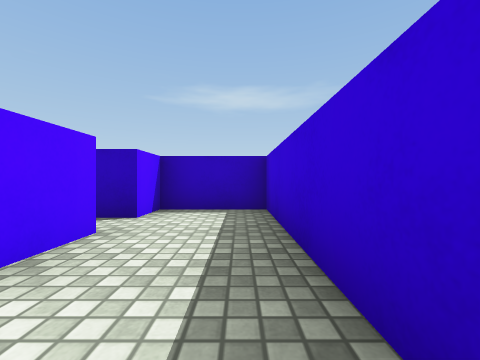
View 1 (above)

14 first-person views from a walk through a Unity game level. The camera is 0.55 m above the floor, looks level and sees 90° across. The floor is counted in squares, 1 m on a side. Each view is taken from the middle of a square. On the plan, view 1 faces up. The plan holds only what a view shows up to about 9 squares ahead; the rest is blank. The player character is not drawn. Surface patterns are stand-ins for the level's own textures.

View 2
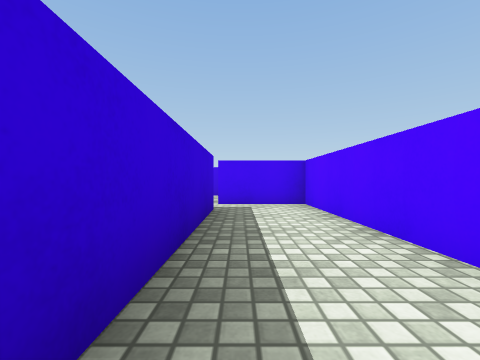

View 3
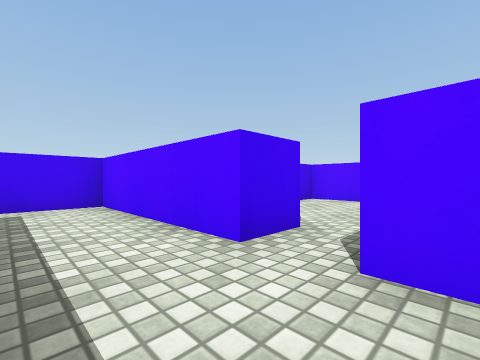

View 4
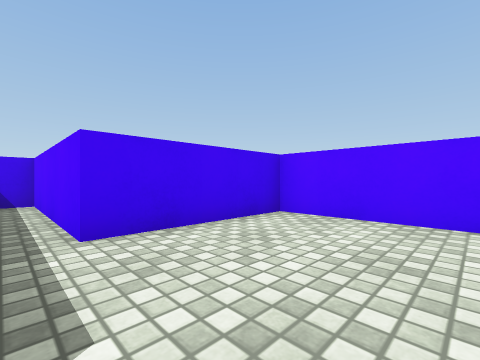

View 5
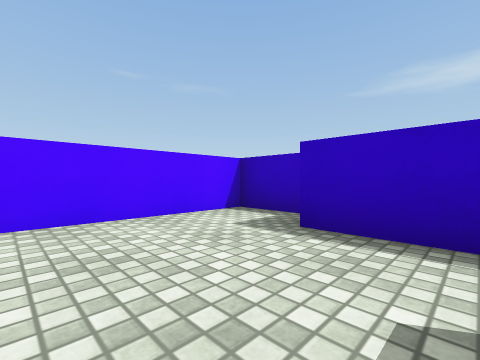

View 6
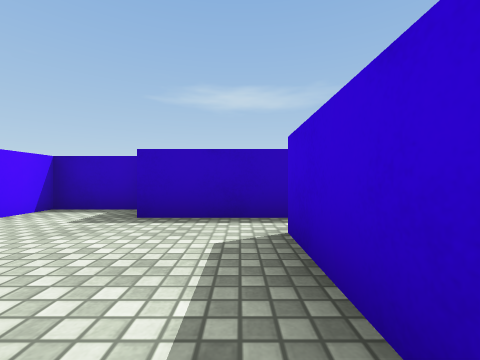

View 7
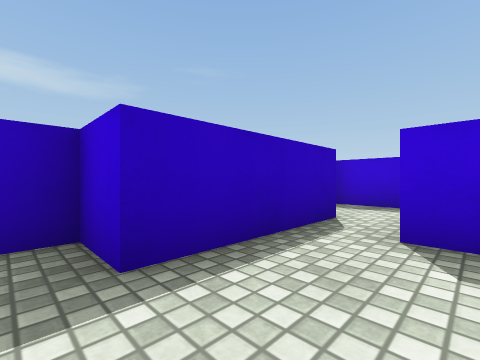

View 8
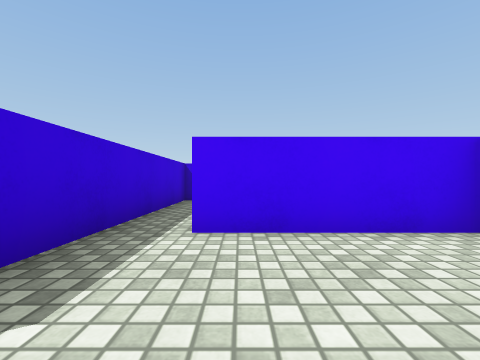

View 9
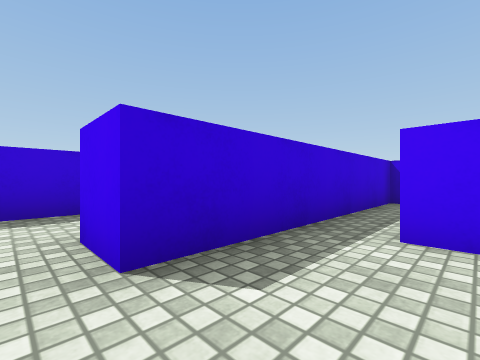

View 10
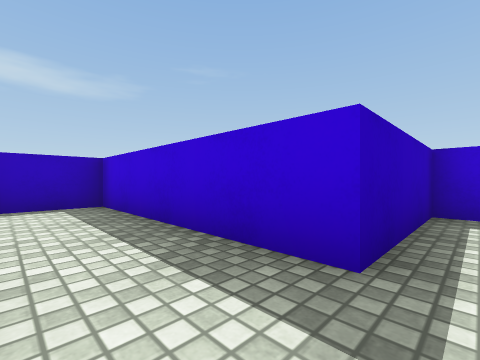

View 11
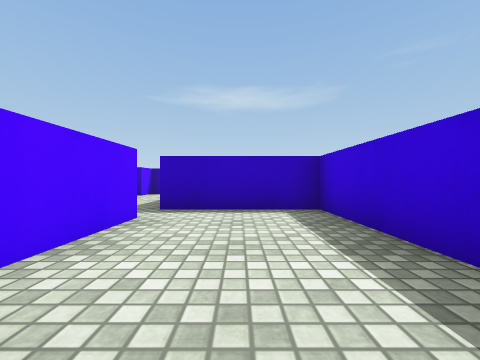

View 12
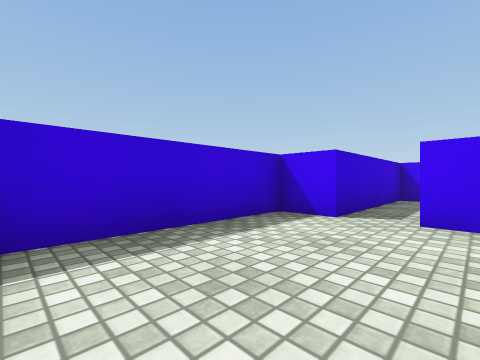

View 13
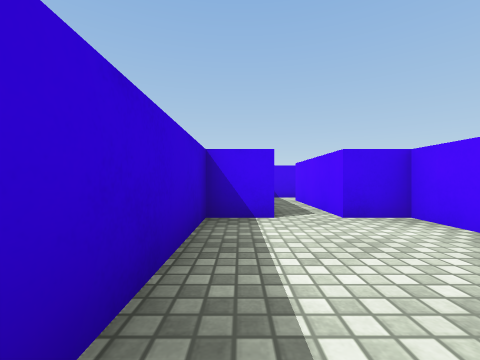

View 14
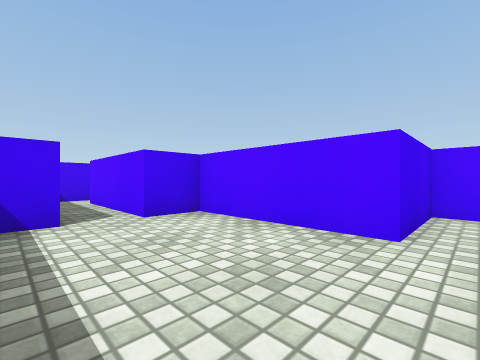

### Floor plan
Ten units are one square. View 1 is at (0, 0); x grows to the right and y downward. Boxes are objects, and circles mark ways between rooms. Rooms are numbered by the first view taken in them; rooms with no view inside come last. Other rooms are left out.
<svg viewBox="-70 -50 110 140">
<path fill="none" stroke="#000" d="M-15 -25 -15 15 5 15M5 5 5 -45 -15 -45 -15 -35M-15 -35 -45 -35 -45 -45 -65 -45 -65 -5 -35 -5 -35 35 -25 35 -25 -25 -15 -25M12 85 25 85 25 45M15 45 15 75M5 15 5 45 15 45M25 45 35 45 35 5 5 5"/>
<circle cx="-20" cy="-30" r="3" fill="#2a7"/>
<circle cx="0" cy="10" r="3" fill="#2a7"/>
<circle cx="20" cy="50" r="3" fill="#2a7"/>
<text x="-10" y="-20">1</text>
<text x="-40" y="-20">2</text>
<text x="20" y="70">3</text>
<text x="20" y="20">4</text>
</svg>
Room 1 opens to room 2. Room 1 opens to room 4. Room 3 opens to room 4.

Where each view was taken, in squares from view 1:
view 1: 0 up, 0 right, facing up
view 2: 4 up, 0 right, facing down
view 3: 4 up, 0 right, facing down-left
view 4: 3 up, 3 left, facing down-left
view 5: 1 up, 3 left, facing up-left
view 6: 0 up, 3 left, facing up
view 7: 2 up, 5 left, facing up-right
view 8: 3 up, 4 left, facing down
view 9: 3 up, 4 left, facing down-right
view 10: 1 down, 1 left, facing up-right
view 11: 5 down, 2 right, facing up
view 12: 1 down, 1 right, facing down-right
view 13: 1 down, 3 right, facing down
view 14: 1 down, 3 right, facing down-left
